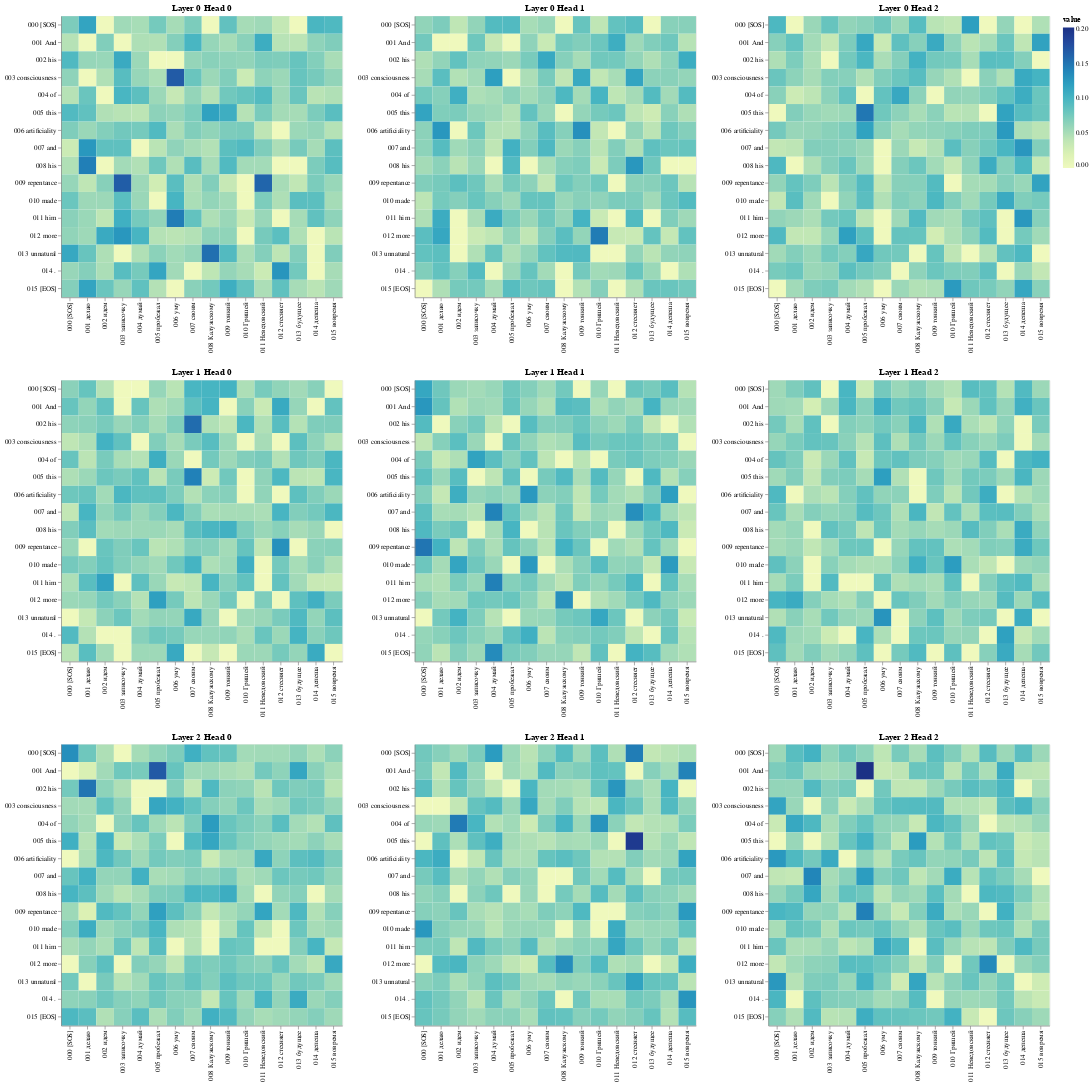

Notebook cell for this chart:
### Code cell
# Cross attention: Encoder - Decoder
get_all_attention_maps("encoder-decoder", layers, heads, encoder_input_tokens, decoder_output_tokens, min(20, sentence_len))

### Figure 1 — Vega-Lite specification as saved in the notebook (floating-point values rounded to 4 significant figures; data arrays with more than 128 entries replaced by an {"elided": "..."} marker saying what was removed)
{"config": {"view": {"continuousWidth": 300, "continuousHeight": 300}}, "vconcat": [{"hconcat": [{"data": {"name": "data-c5923c926b27d3fa81437411a09fbf05"}, "mark": {"type": "rect"}, "encoding": {"color": {"field": "value", "type": "quantitative"}, "tooltip": [{"field": "row", "type": "quantitative"}, {"field": "column", "type": "quantitative"}, {"field": "value", "type": "quantitative"}, {"field": "row_token", "type": "nominal"}, {"field": "col_token", "type": "nominal"}], "x": {"axis": {"title": ""}, "field": "col_token", "type": "nominal"}, "y": {"axis": {"title": ""}, "field": "row_token", "type": "nominal"}}, "height": 400, "name": "view_19", "title": "Layer 0 Head 0", "width": 400}, {"data": {"name": "data-e61229d9ae6f831166657953ef179377"}, "mark": {"type": "rect"}, "encoding": {"color": {"field": "value", "type": "quantitative"}, "tooltip": [{"field": "row", "type": "quantitative"}, {"field": "column", "type": "quantitative"}, {"field": "value", "type": "quantitative"}, {"field": "row_token", "type": "nominal"}, {"field": "col_token", "type": "nominal"}], "x": {"axis": {"title": ""}, "field": "col_token", "type": "nominal"}, "y": {"axis": {"title": ""}, "field": "row_token", "type": "nominal"}}, "height": 400, "name": "view_20", "title": "Layer 0 Head 1", "width": 400}, {"data": {"name": "data-7a03bf6789dfa7406d773d3344d80182"}, "mark": {"type": "rect"}, "encoding": {"color": {"field": "value", "type": "quantitative"}, "tooltip": [{"field": "row", "type": "quantitative"}, {"field": "column", "type": "quantitative"}, {"field": "value", "type": "quantitative"}, {"field": "row_token", "type": "nominal"}, {"field": "col_token", "type": "nominal"}], "x": {"axis": {"title": ""}, "field": "col_token", "type": "nominal"}, "y": {"axis": {"title": ""}, "field": "row_token", "type": "nominal"}}, "height": 400, "name": "view_21", "title": "Layer 0 Head 2", "width": 400}]}, {"hconcat": [{"data": {"name": "data-05848e49b156afa69c478efcd1e6be81"}, "mark": {"type": "rect"}, "encoding": {"color": {"field": "value", "type": "quantitative"}, "tooltip": [{"field": "row", "type": "quantitative"}, {"field": "column", "type": "quantitative"}, {"field": "value", "type": "quantitative"}, {"field": "row_token", "type": "nominal"}, {"field": "col_token", "type": "nominal"}], "x": {"axis": {"title": ""}, "field": "col_token", "type": "nominal"}, "y": {"axis": {"title": ""}, "field": "row_token", "type": "nominal"}}, "height": 400, "name": "view_22", "title": "Layer 1 Head 0", "width": 400}, {"data": {"name": "data-46a7bb6f1748626e687a1bec13296192"}, "mark": {"type": "rect"}, "encoding": {"color": {"field": "value", "type": "quantitative"}, "tooltip": [{"field": "row", "type": "quantitative"}, {"field": "column", "type": "quantitative"}, {"field": "value", "type": "quantitative"}, {"field": "row_token", "type": "nominal"}, {"field": "col_token", "type": "nominal"}], "x": {"axis": {"title": ""}, "field": "col_token", "type": "nominal"}, "y": {"axis": {"title": ""}, "field": "row_token", "type": "nominal"}}, "height": 400, "name": "view_23", "title": "Layer 1 Head 1", "width": 400}, {"data": {"name": "data-97555c40adbe80f616ca4b91fcb08775"}, "mark": {"type": "rect"}, "encoding": {"color": {"field": "value", "type": "quantitative"}, "tooltip": [{"field": "row", "type": "quantitative"}, {"field": "column", "type": "quantitative"}, {"field": "value", "type": "quantitative"}, {"field": "row_token", "type": "nominal"}, {"field": "col_token", "type": "nominal"}], "x": {"axis": {"title": ""}, "field": "col_token", "type": "nominal"}, "y": {"axis": {"title": ""}, "field": "row_token", "type": "nominal"}}, "height": 400, "name": "view_24", "title": "Layer 1 Head 2", "width": 400}]}, {"hconcat": [{"data": {"name": "data-c29f2ea44f6097d65d32314bd99b1278"}, "mark": {"type": "rect"}, "encoding": {"color": {"field": "value", "type": "quantitative"}, "tooltip": [{"field": "row", "type": "quantitative"}, {"field": "column", "type": "quantitative"}, {"field": "value", "type": "quantitative"}, {"field": "row_token", "type": "nominal"}, {"field": "col_token", "type": "nominal"}], "x": {"axis": {"title": ""}, "field": "col_token", "type": "nominal"}, "y": {"axis": {"title": ""}, "field": "row_token", "type": "nominal"}}, "height": 400, "name": "view_25", "title": "Layer 2 Head 0", "width": 400}, {"data": {"name": "data-8a14bf6489e9bb21d625165953141c70"}, "mark": {"type": "rect"}, "encoding": {"color": {"field": "value", "type": "quantitative"}, "tooltip": [{"field": "row", "type": "quantitative"}, {"field": "column", "type": "quantitative"}, {"field": "value", "type": "quantitative"}, {"field": "row_token", "type": "nominal"}, {"field": "col_token", "type": "nominal"}], "x": {"axis": {"title": ""}, "field": "col_token", "type": "nominal"}, "y": {"axis": {"title": ""}, "field": "row_token", "type": "nominal"}}, "height": 400, "name": "view_26", "title": "Layer 2 Head 1", "width": 400}, {"data": {"name": "data-1bc45143b2163a8fff27b1f5000bff70"}, "mark": {"type": "rect"}, "encoding": {"color": {"field": "value", "type": "quantitative"}, "tooltip": [{"field": "row", "type": "quantitative"}, {"field": "column", "type": "quantitative"}, {"field": "value", "type": "quantitative"}, {"field": "row_token", "type": "nominal"}, {"field": "col_token", "type": "nominal"}], "x": {"axis": {"title": ""}, "field": "col_token", "type": "nominal"}, "y": {"axis": {"title": ""}, "field": "row_token", "type": "nominal"}}, "height": 400, "name": "view_27", "title": "Layer 2 Head 2", "width": 400}]}], "params": [{"name": "param_19", "select": {"type": "interval", "encodings": ["x", "y"]}, "bind": "scales", "views": ["view_19"]}, {"name": "param_20", "select": {"type": "interval", "encodings": ["x", "y"]}, "bind": "scales", "views": ["view_20"]}, {"name": "param_21", "select": {"type": "interval", "encodings": ["x", "y"]}, "bind": "scales", "views": ["view_21"]}, {"name": "param_22", "select": {"type": "interval", "encodings": ["x", "y"]}, "bind": "scales", "views": ["view_22"]}, {"name": "param_23", "select": {"type": "interval", "encodings": ["x", "y"]}, "bind": "scales", "views": ["view_23"]}, {"name": "param_24", "select": {"type": "interval", "encodings": ["x", "y"]}, "bind": "scales", "views": ["view_24"]}, {"name": "param_25", "select": {"type": "interval", "encodings": ["x", "y"]}, "bind": "scales", "views": ["view_25"]}, {"name": "param_26", "select": {"type": "interval", "encodings": ["x", "y"]}, "bind": "scales", "views": ["view_26"]}, {"name": "param_27", "select": {"type": "interval", "encodings": ["x", "y"]}, "bind": "scales", "views": ["view_27"]}], "$schema": "https://vega.github.io/schema/vega-lite/v5.17.0.json", "datasets": {"data-c5923c926b27d3fa81437411a09fbf05": {"elided": "256 records"}, "data-e61229d9ae6f831166657953ef179377": {"elided": "256 records"}, "data-7a03bf6789dfa7406d773d3344d80182": {"elided": "256 records"}, "data-05848e49b156afa69c478efcd1e6be81": {"elided": "256 records"}, "data-46a7bb6f1748626e687a1bec13296192": {"elided": "256 records"}, "data-97555c40adbe80f616ca4b91fcb08775": {"elided": "256 records"}, "data-c29f2ea44f6097d65d32314bd99b1278": {"elided": "256 records"}, "data-8a14bf6489e9bb21d625165953141c70": {"elided": "256 records"}, "data-1bc45143b2163a8fff27b1f5000bff70": {"elided": "256 records"}}}
